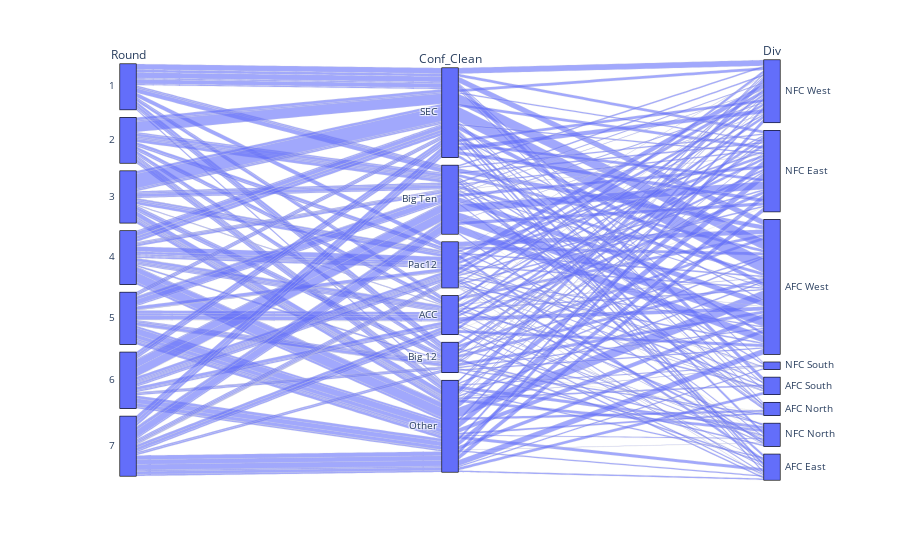

Notebook code for this chart:
### Code cell
import pandas as pd
import plotly.graph_objects as go 
import plotly.express as px

years = ['2010', '2011', '2012', '2013', '2014', '2015', '2016', '2017', '2018', '2019', '2020']
total_df = pd.DataFrame(columns=['Round', 'Pick_No', 'Team', 'Player', 'Player_Link', 'Pos', 'College', 'Conf', 'ID'])
for year in years:
    cur_df = pd.read_csv("results/" + year + "/draftdf_" + year + ".csv")
    total_df = pd.concat([total_df, cur_df])

major_conf = ['SEC', 'ACC', 'Big Ten', 'Big 12', 'Pac12']

team_changes = {'St Louis Rams' : 'Los Angeles Rams', 'Oakland Raiders' : 'Las Vegas Raiders', 'San Diego Chargers' : 'Los Angeles Chargers', 
    'Washington Redskins' : 'Washington Commanders', 'Washington Football Team' : 'Washington Commanders'}

team_div = {}
for key in ['New England Patriots', 'New York Jets', 'Miami Dolphins', 'Buffalo Bills']:
    team_div[key] = 'AFC East'
for key in ['Baltimore Ravens', 'Cleveland Browns', 'Pittsburgh Steelers', 'Cincinnati Bengals']:
    team_div[key] = 'AFC North'
for key in ['Houston Texans', 'Jacksonville Jaguars', 'Indianapolis Colts', 'Tennessee Titans']:
    team_div[key] = 'AFC South'
for key in ['Kansas City Chiefs', 'Las Vegas Raiders', 'Denver Broncos', 'Los Angeles Chargers']:
    team_div[key] = 'AFC West'
for key in ['Dallas Cowboys', 'Philadelphia Eagles', 'New York Giants', 'Washington Commanders']:
    team_div[key] = 'NFC East'
for key in ['Detroit Lions', 'Chicago Bears', 'Green Bay Packers', 'Minnesota Vikings']:
    team_div[key] = 'NFC North'
for key in ['Tampa Bay Buccaneers', 'New Orleans Saints', 'Atlanta Falcons', 'Carolina Panthers']:
    team_div[key] = 'NFC South'
for key in ['San Francisco 49ers', 'Seattle Seahawks', 'Los Angeles Rams', 'Arizona Cardinals']:
    team_div[key] = 'NFC West'

total_df['Conf_Clean'] = 'blank'
total_df['Div'] = 'blank'
for index, row in total_df.iterrows():

    if row['Conf'] not in major_conf:
        total_df.at[index, 'Conf_Clean'] = 'Other'
    else:
        total_df.at[index, 'Conf_Clean'] = row['Conf']

    team_val = team_changes.get(row['Team'], 'None')
   
    if team_val != 'None':
        total_df.at[index, 'Team'] = team_val
        div_val = team_div.get(team_val)
        if div_val:
            total_df.at[index, 'Div'] = div_val    
        else:
            print(row['Team'] + " not found in dict")

    else:
        div_val = team_div.get(row['Team'])
        total_df.at[index, 'Div'] = div_val

print(len(total_df))
print(len(total_df['ID'].unique()))

fig1 = px.parallel_categories(total_df, dimensions=['Round', 'Conf_Clean', 'Div'])

fig1.show()

### Figure 1 — Plotly figure (JSON) as saved in the notebook; plotly's stock layout.template omitted (floating-point values rounded to 4 significant figures; data arrays with more than 128 entries replaced by an {"elided": "..."} marker saying what was removed)
{"data": [{"dimensions": [{"label": "Round", "values": {"elided": "2799 int values"}}, {"label": "Conf_Clean", "values": {"elided": "2799 str values"}}, {"label": "Div", "values": {"elided": "2799 str values"}}], "domain": {"x": [0, 1], "y": [0, 1]}, "name": "", "type": "parcats"}], "layout": {"legend": {"tracegroupgap": 0}, "margin": {"t": 60}}}
